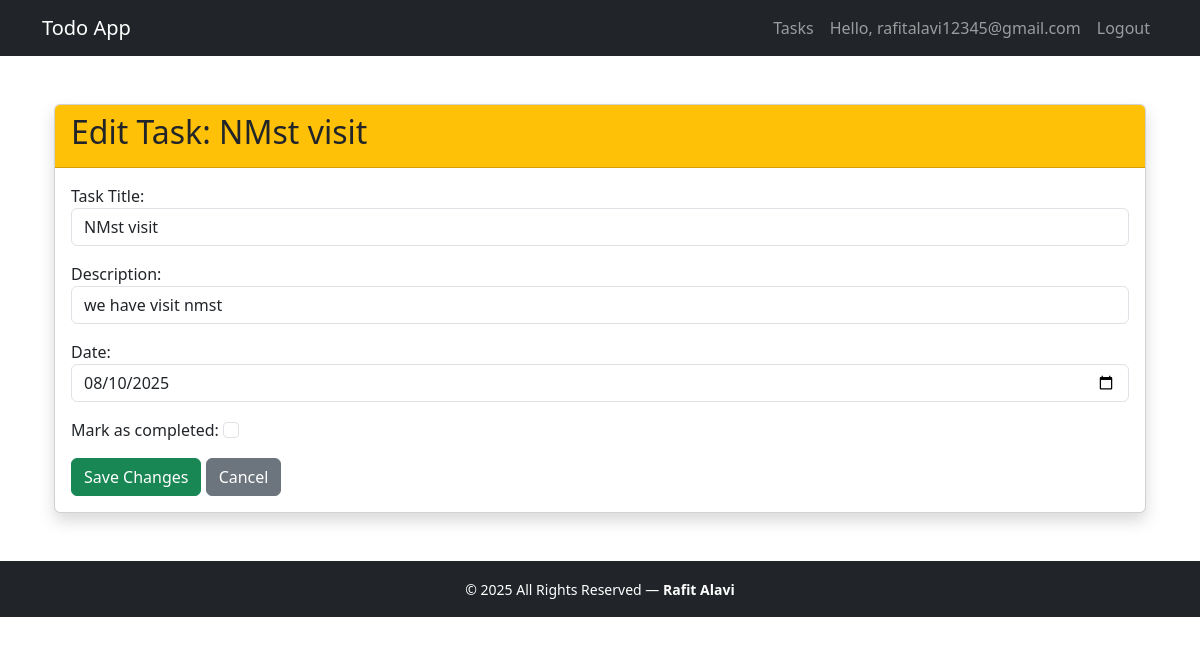
Screenshot of /task/27/edit/ (signed in) with the database file from the repository.
### todoapp/models.py (models this page shows, shortened)
class Task(models.Model):
    user = models.ForeignKey(User, on_delete=models.CASCADE)  # 👈 Link to user
    title = models.CharField(max_length=200)
    completed = models.BooleanField(default=False)
    date = models.DateField(null=True, blank=True)
    description =  RichTextField(blank=True, null=True)
    created_at = models.DateTimeField(auto_now_add=True)
    updated_at = models.DateTimeField(auto_now=True, null=True, blank=True)
    class Meta:
        ordering = ['completed', 'created_at']

### todoapp/views.py (the view)
# urls.py: path('task/<int:task_id>/edit/', views.edit_task, name='edit_task'),
@login_required
def edit_task(request, task_id):
    task = get_object_or_404(Task, id=task_id, user=request.user)
    if request.method == 'POST':
        form = TaskForm(request.POST, instance=task)
        if form.is_valid():
            form.save()
            return redirect('task_detail', task_id=task.id)
    else:
        form = TaskForm(instance=task)
    return render(request, 'todoapp/edit_task.html', {
        'form': form,
        'task': task
    })

### todoapp/templates/todoapp/edit_task.html (shortened to what this page needs)
{% extends 'todoapp/base.html' %}
{% block content %}
<div class="container mt-5">
    <div class="card shadow">
        <div class="card-header bg-warning">
            <h2>Edit Task: {{ task.title }}</h2>
        </div>
        <div class="card-body">
            <form method="POST">
                {{ form.as_p }}
                <button type="submit" class="btn btn-success">
                     Save Changes
                </button>
                <a href="{% url 'task_detail' task.id %}" class="btn btn-secondary">
                    Cancel
                </a>
            </form>
        </div>
    </div>
</div>
{% endblock %}

### todoapp/templates/todoapp/base.html (shortened to what this page needs)
<!DOCTYPE html>
<html lang="en">
<head>
    <link href="https://cdn.jsdelivr.net/npm/bootstrap@5.3.0/dist/css/bootstrap.min.css" rel="stylesheet">
</head>
<body>
    <nav class="navbar navbar-expand-lg navbar-dark bg-dark">
        <div class="container">
            <a class="navbar-brand" href="{% url 'index' %}">Todo App</a>
            <div class="navbar-nav">
                {% if user.is_authenticated %}
                <a class="nav-item nav-link" href="{% url 'index' %}">Tasks</a>
                 <span class="nav-item nav-link">Hello, {{ user.username }}</span>
                <a class="nav-item nav-link" href="{% url 'logout' %}">Logout</a>
                {% else %}
                <a class="nav-item nav-link" href="{% url 'login' %}">Login</a>
                {% endif %}
            </div>
        </div>
    </nav>
    <div class="container mt-4">
        {% block content %}
        {% endblock %}
    </div>
    <footer class="bg-dark text-white text-center py-3 mt-5">
        <div class="container">
            <small>&copy; 2025 All Rights Reserved — <strong>Rafit Alavi</strong></small>
        </div>
    </footer>
</body>
</html>

### rows the page displays
Task: title "NMst visit", description "we have visit nmst", date "08/10/2025"

### other values shown
{{ user.username }} "rafitalavi12345@gmail.com"
